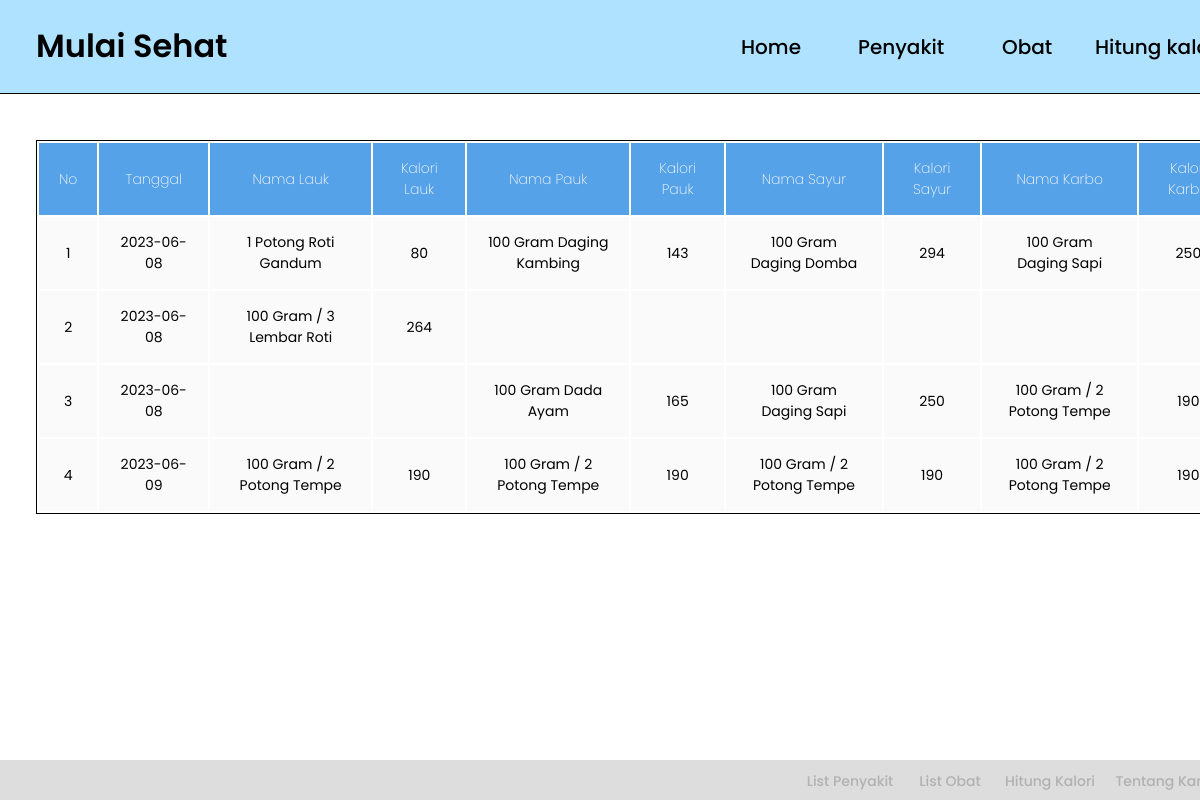
Page /perhitungan.php on the committed database.
### tables this page shows
CREATE TABLE `perhitungan_kalori` (
  `id` int(11) NOT NULL,
  `tanggal` date DEFAULT NULL,
  `idKalori_1` int(11) NOT NULL,
  `idKalori_2` int(11) NOT NULL,
  `idKalori_3` int(11) NOT NULL,
  `idKalori_4` int(11) NOT NULL,
  `totalKalori` int(11) DEFAULT NULL
);

CREATE TABLE `hitung_kalori` (
  `id_makanan` int(11) NOT NULL,
  `nama_makanan` varchar(100) DEFAULT NULL,
  `jumlah_kalori` int(5) DEFAULT NULL
);

### perhitungan.php (the view, shortened to what this page needs)
<!DOCTYPE html>
<html lang="en">
<head>
    <link rel="stylesheet" href="style.css">
    <link rel="stylesheet" href="hitungkal.css">
<body>
    <nav class="navbar">
    <a href="#" class="logo">Mulai Sehat</a>
    <div class="navbar-nav">
        <a href="#" class="home">Home</a>
        <a href="penyakitsd.php" class="penyakit">Penyakit</a>
        <a href="obatsd.php" class="obat">Obat</a>
        <a href="hitungsd.php" class="hitung">Hitung kalori</a>
    </div>
    <div class="table">
<table border="1" class="totalKalori-content">
            <tr>
                <th>No</th>
                <th>Tanggal</th>
                <th>Nama Lauk</th>
                <th>Kalori Lauk</th>
                <th>Nama Pauk</th>
                <th>Kalori Pauk</th>
                <th>Nama Sayur</th>
                <th>Kalori Sayur</th>
                <th>Nama Karbo</th>
                <th>Kalori Karbo</th>
            </tr>
        <?php
            include "conn.php";
            $query_mysql = mysqli_query($mysqli,"SELECT tanggal,kalori1.nama_makanan as nama_kalori1,kalori1.jumlah_kalori as jumlah_kalori1,
            kalori2.nama_makanan as nama_kalori2,kalori2.jumlah_kalori as jumlah_kalori2,
            kalori3.nama_makanan as nama_kalori3,kalori3.jumlah_kalori as jumlah_kalori3,
            kalori4.nama_makanan as nama_kalori4,kalori4.jumlah_kalori as jumlah_kalori4, totalKalori
            FROM perhitungan_kalori
            LEFT JOIN hitung_kalori as kalori1
            ON perhitungan_kalori.idKalori_1 = kalori1.id_makanan
            LEFT JOIN hitung_kalori as kalori2
            ON perhitungan_kalori.idKalori_2 = kalori2.id_makanan
            LEFT JOIN hitung_kalori as kalori3
            ON perhitungan_kalori.idKalori_3 = kalori3.id_makanan
            LEFT JOIN hitung_kalori as kalori4
            ON perhitungan_kalori.idKalori_4 = kalori4.id_makanan;")or die(mysqli_error());
            $nomor = 1;
            while($data = mysqli_fetch_array($query_mysql)){
        ?>
            <tr>
                <td><?php echo $nomor++; ?></td>
                <td><?php echo $data['tanggal']; ?></td>
                <td><?php echo $data['nama_kalori1']; ?></td>
                <td><?php echo $data['jumlah_kalori1']; ?></td>
                <td><?php echo $data['nama_kalori2']; ?></td>
                <td><?php echo $data['jumlah_kalori2']; ?></td>
                <td><?php echo $data['nama_kalori3']; ?></td>
                <td><?php echo $data['jumlah_kalori3']; ?></td>
                <td><?php echo $data['nama_kalori4']; ?></td>
                <td><?php echo $data['jumlah_kalori4']; ?></td>
            </tr>
            <?php } ?>
        </table>
        </div>
    <div class="footer">
    </div>
    <div class="footer-link">
        <a class="flk" href="penyakitsd.php">List Penyakit</a>
        <a class="flo" href="obatsd.php">List Obat</a>
        <a class="fhk" href="hitungsd.php">Hitung Kalori</a>
        <a class="about" href="aboutsd.php">Tentang Kami</a>
    </div>
</body>
</html>

### style.css (style rules this page uses)
* { margin: 0; padding: 0; box-sizing: border-box; outline: none; border: none; text-decoration: none; }
.navbar { align-items: center; padding: 1.4rem 3%; position: fixed; justify-content: space-between; top: 0; left: 0; right: 0; z-index: 9999; border-bottom: 1px ridge black; background-color: #aee2ff; }
.navbar .logo { font-family: "Poppins", sans-serif; font-size: 2rem; font-weight: 600; color: black; }
.navbar .navbar-nav .home { position: absolute; width: 60px; height: 30px; left: 741px; top: 32px; font-family: "Poppins"; font-style: normal; font-weight: 500; font-size: 20px; line-height: 30px; color: #000000; }
.navbar .navbar-nav .penyakit { position: absolute; width: 87px; height: 30px; left: 858px; top: 32px; font-family: "Poppins"; font-style: normal; font-weight: 500; font-size: 20px; line-height: 30px; color: #000000; }
.navbar .navbar-nav .obat { position: absolute; width: 51px; height: 30px; left: 1002px; top: 32px; font-family: "Poppins"; font-style: normal; font-weight: 500; font-size: 20px; line-height: 30px; color: #000000; }
.navbar .navbar-nav .hitung { position: absolute; width: 129px; height: 30px; left: 1095px; top: 32px; font-family: "Poppins"; font-style: normal; font-weight: 500; font-size: 20px; line-height: 30px; color: #000000; }
.footer { position: fixed; left: 0; bottom: 0; height: 40px; width: 100%; background-color: rgb(221, 221, 221); color: rgb(0, 0, 0); text-align: center; }
.footer-link { position: fixed; left: 0; bottom: 0; text-align: center; }
.footer-link a { font-family: "Poppins", sans-serif; font-weight: 500; font-size: 14px; color: #b1b1b1; }
.footer-link .flk { position: absolute; bottom: 8px; width: 100px; left: 800px; }
.footer-link .flo { position: absolute; bottom: 8px; width: 100px; left: 900px; }
.footer-link .fhk { position: absolute; bottom: 8px; width: 100px; left: 1000px; }
.footer-link .about { position: absolute; bottom: 8px; width: 100px; left: 1115px; }

### hitungkal.css (style rules this page uses)
body { background-color: white; }
* { margin: 0; padding: 0; box-sizing: border-box; outline: none; border: none; text-decoration: none; }
.totalKalori-content { position: absolute; font-family: "Poppins", sans-serif; top: 140px; font-size: 14px; width: 1300px; border: 1px solid #000000; }
td, th { padding: 15px 20px; text-align: center; }
th { background-color: #56a2e9; color: #fafafa; font-weight: 200; }
tr { width: 100%; background-color: #fafafa; }

### rows in the picture
perhitungan_kalori: tanggal "2023-06-08", hitung_kalori.nama_makanan "1 Potong Roti Gandum", hitung_kalori.jumlah_kalori "80", hitung_kalori.nama_makanan "100 Gram Daging Kambing", hitung_kalori.jumlah_kalori "143", hitung_kalori.nama_makanan "100 Gram Daging Domba", hitung_kalori.jumlah_kalori "294", hitung_kalori.nama_makanan "100 Gram Daging Sapi", hitung_kalori.jumlah_kalori "250"
perhitungan_kalori: tanggal "2023-06-08", hitung_kalori.nama_makanan "100 Gram / 3 Lembar Roti", hitung_kalori.jumlah_kalori "264"
perhitungan_kalori: tanggal "2023-06-08", hitung_kalori.nama_makanan "100 Gram Dada Ayam", hitung_kalori.jumlah_kalori "165", hitung_kalori.nama_makanan "100 Gram Daging Sapi", hitung_kalori.jumlah_kalori "250", hitung_kalori.nama_makanan "100 Gram / 2 Potong Tempe", hitung_kalori.jumlah_kalori "190"
perhitungan_kalori: tanggal "2023-06-09", hitung_kalori.nama_makanan "100 Gram / 2 Potong Tempe", hitung_kalori.jumlah_kalori "190"
